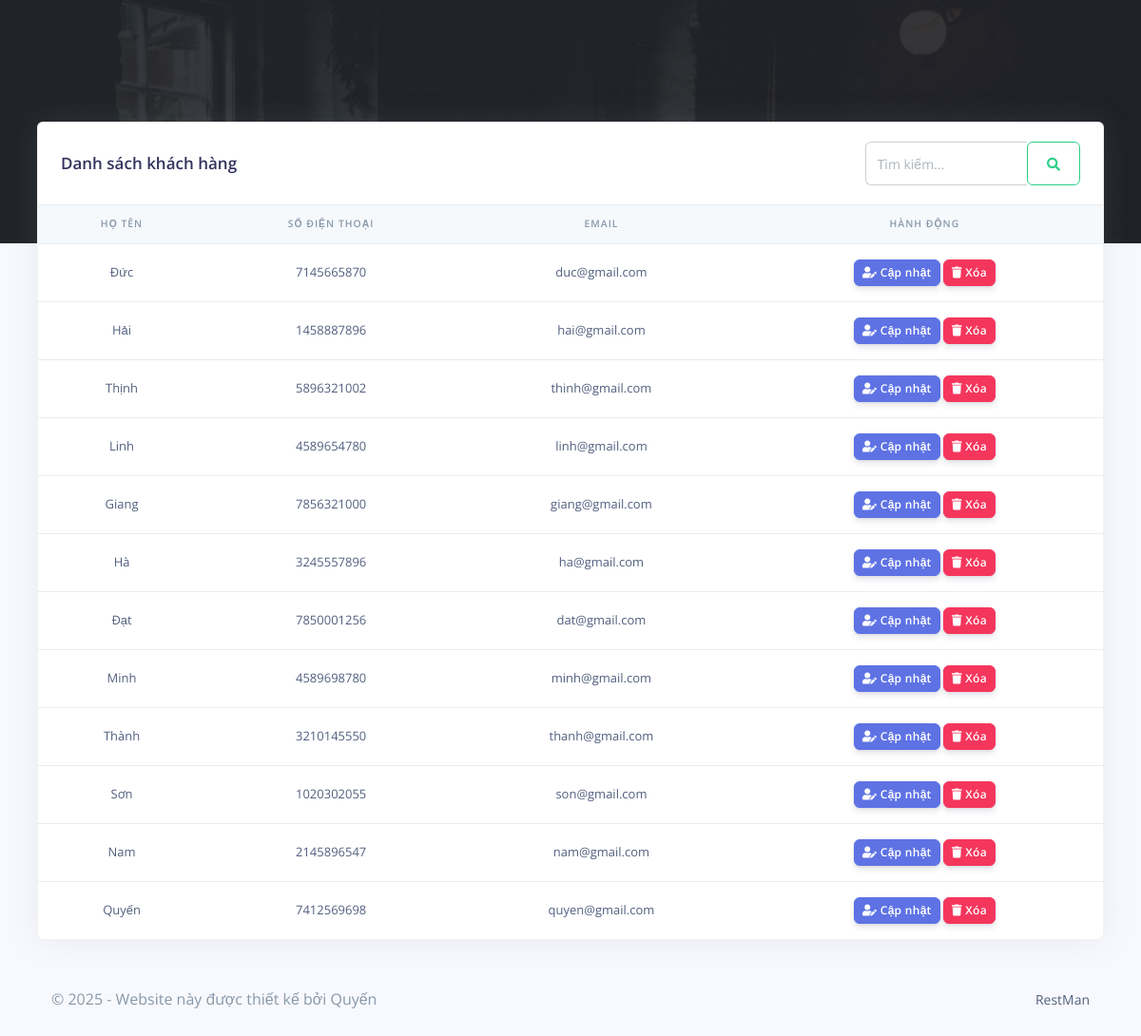
The app's page /RestMan/admin/customes.php (signed in) with its own data.
### tables this page shows
CREATE TABLE `rpos_customers` (
  `customer_id` varchar(200) NOT NULL,
  `customer_name` varchar(200) NOT NULL,
  `customer_phoneno` varchar(200) NOT NULL,
  `customer_email` varchar(200) NOT NULL,
  `customer_password` varchar(200) NOT NULL,
  `created_at` timestamp(6) NOT NULL DEFAULT current_timestamp(6) ON UPDATE current_timestamp(6)
);

### RestMan/admin/customes.php (the view, shortened to what this page needs)
<?php
include('config/config.php');
require_once('partials/_head.php');
?>
<body>
    <div class="main-content">
        <?php
        require_once('partials/_topnav.php');
        ?>
        <div class="container-fluid mt--8">
            <div class="row">
                <div class="col">
                    <div class="card shadow">
                        <div class="card-header border-0 d-flex justify-content-between align-items-center">
                            <h3 class="mb-0">Danh sách khách hàng</h3>
                            <form class="d-flex" method="GET">
                                <div class="input-group">
                                    <input type="text" name="search" class="form-control" placeholder="Tìm kiếm..." value="<?= isset($_GET['search']) ? htmlspecialchars($_GET['search']) : ''; ?>">
                                    <button type="submit" class="btn btn-outline-success">
                                        <i class="fas fa-search"></i>
                                    </button>
                                </div>
                            </form>
                        </div>
                        <div class="table-responsive">
                            <table class="table align-items-center table-flush text-center">
                                <thead class="thead-light">
                                    <tr>
                                        <th scope="col">Họ tên</th>
                                        <th scope="col">Số điện thoại</th>
                                        <th scope="col">Email</th>
                                        <th scope="col">Hành động</th>
                                    </tr>
                                </thead>
                                <tbody>
                                    <?php
                                    $search = isset($_GET['search']) ? $_GET['search'] : '';
                                    if (!empty($search)) {
                                        $ret = "SELECT * FROM rpos_customers WHERE customer_name LIKE ? OR customer_phoneno LIKE ?";
                                        $stmt = $mysqli->prepare($ret);
                                        $searchParam = "%{$search}%";
                                        $stmt->bind_param('ss', $searchParam, $searchParam);
                                    } else {
                                        $ret = "SELECT * FROM rpos_customers ORDER BY created_at DESC";
                                        $stmt = $mysqli->prepare($ret);
                                    }
                                    $stmt->execute();
                                    $res = $stmt->get_result();
                                    while ($cust = $res->fetch_object()) {
                                        ?>
                                          <tr>
                                            <td><?php echo $cust->customer_name; ?></td>
                                            <td><?php echo $cust->customer_phoneno; ?></td>
                                            <td><?php echo $cust->customer_email; ?></td>
                                            <td>
                                              <a href="update_customer.php?update=<?php echo $cust->customer_id; ?>">
                                                <button class="btn btn-sm btn-primary">
                                                  <i class="fas fa-user-edit"></i>
                                                  Cập nhật
                                                </button>
                                              </a>
                                              <a href="customes.php?delete=<?php echo $cust->customer_id; ?>">
                                                <button class="btn btn-sm btn-danger">
                                                  <i class="fas fa-trash"></i>
                                                  Xóa
                                                </button>
                                              </a>
                                            </td>
                                          </tr>
                                        <?php } ?>
                                </tbody>
                            </table>
                        </div>
                    </div>
                </div>
            </div>
            <?php
            require_once('partials/_footer.php');
            ?>
        </div>
    </div>
</body>
</html>

### records on screen
rpos_customers: customer_name "Đức", customer_phoneno "7145665870", customer_email "duc@gmail.com"
rpos_customers: customer_name "Hải", customer_phoneno "1458887896", customer_email "hai@gmail.com"
rpos_customers: customer_name "Thịnh", customer_phoneno "5896321002", customer_email "thinh@gmail.com"
rpos_customers: customer_name "Linh", customer_phoneno "4589654780", customer_email "linh@gmail.com"
rpos_customers: customer_name "Giang", customer_phoneno "7856321000", customer_email "giang@gmail.com"
rpos_customers: customer_name "Hà", customer_phoneno "3245557896", customer_email "ha@gmail.com"
rpos_customers: customer_name "Đạt", customer_phoneno "7850001256", customer_email "dat@gmail.com"
rpos_customers: customer_name "Minh", customer_phoneno "4589698780", customer_email "minh@gmail.com"
rpos_customers: customer_name "Thành", customer_phoneno "3210145550", customer_email "thanh@gmail.com"
rpos_customers: customer_name "Sơn", customer_phoneno "1020302055", customer_email "son@gmail.com"
rpos_customers: customer_name "Nam", customer_phoneno "2145896547", customer_email "nam@gmail.com"
rpos_customers: customer_name "Quyến", customer_phoneno "7412569698", customer_email "quyen@gmail.com"
